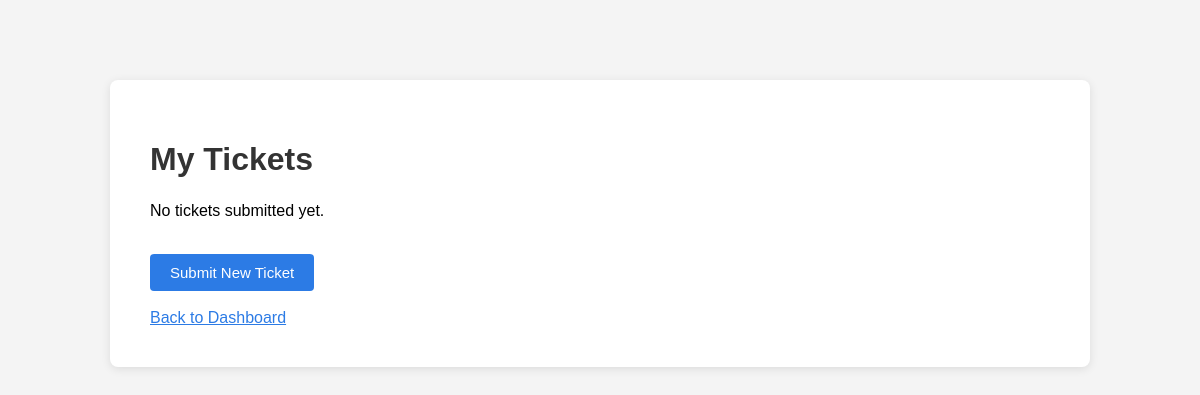
The app's page /mytickets (signed in), older data.
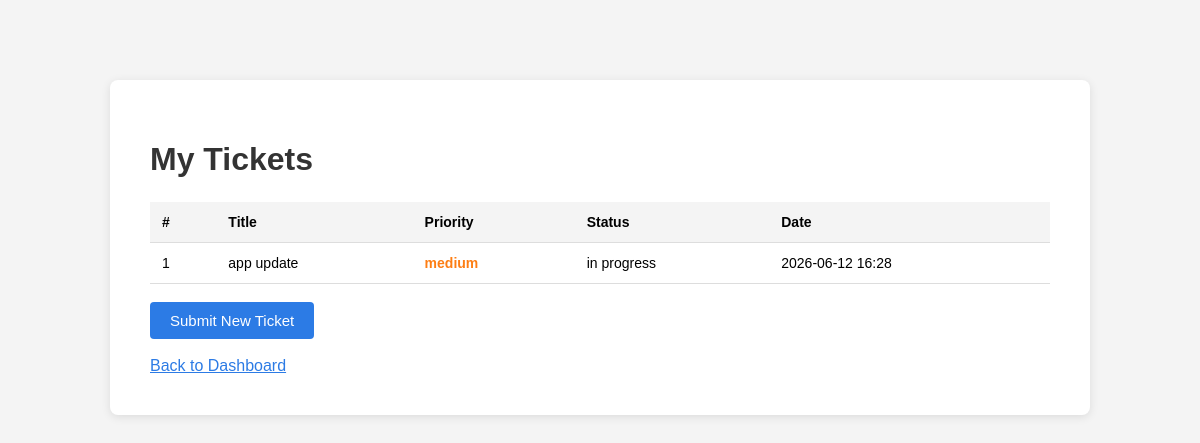
The same page, newer data.
### tables this page shows
CREATE TABLE tickets (
            id INTEGER PRIMARY KEY AUTOINCREMENT,
            title TEXT NOT NULL,
            description TEXT NOT NULL,
            priority TEXT NOT NULL DEFAULT 'low',
            status TEXT NOT NULL DEFAULT 'open',
            created_by TEXT NOT NULL,
            date TEXT NOT NULL
        );

### app.py (the view)
@app.route('/mytickets')
def my_tickets():
    if 'user' not in session:
        return redirect(url_for('login'))
    conn = get_db()
    tickets = conn.execute('''SELECT * FROM tickets WHERE created_by = ?
                             ORDER BY date DESC''',
                          (session['user'],)).fetchall()
    conn.close()
    return render_template('mytickets.html', tickets=tickets)

### app.py (called while the page is built)
def get_db():
    conn = sqlite3.connect('database.db')
    conn.row_factory = sqlite3.Row
    return conn

### templates/mytickets.html (shortened to what this page needs)
<!DOCTYPE html>
<html>
<head>
    <link rel="stylesheet" href="{{ url_for('static', filename='style.css') }}">
</head>
<body>
    <div class="container wide">
        <h1>My Tickets</h1>
        {% if tickets %}
        <table>
            <thead>
                <tr>
                    <th>#</th>
                    <th>Title</th>
                    <th>Priority</th>
                    <th>Status</th>
                    <th>Date</th>
                </tr>
            </thead>
            <tbody>
                {% for ticket in tickets %}
                <tr>
                    <td>{{ ticket['id'] }}</td>
                    <td>{{ ticket['title'] }}</td>
                    <td class="priority-{{ ticket['priority'] }}">{{ ticket['priority'] }}</td>
                    <td class="status-{{ ticket['status'] }}">{{ ticket['status'] }}</td>
                    <td>{{ ticket['date'] }}</td>
                </tr>
                {% endfor %}
            </tbody>
        </table>
        {% else %}
            <p>No tickets submitted yet.</p>
        {% endif %}
        <br>
        <a href="/submit" class="btn">Submit New Ticket</a>
        <br><br>
        <a href="/dashboard">Back to Dashboard</a>
    </div>
</body>
</html>

Row changes from the older to the newer data that the page shows:
added tickets: id "1", title "app update", priority "medium", status "in progress", date "2026-06-12 16:28"
Text that changed along with them:
text no longer shown: "No tickets submitted yet."
text now shown: "# Title Priority Status Date"
